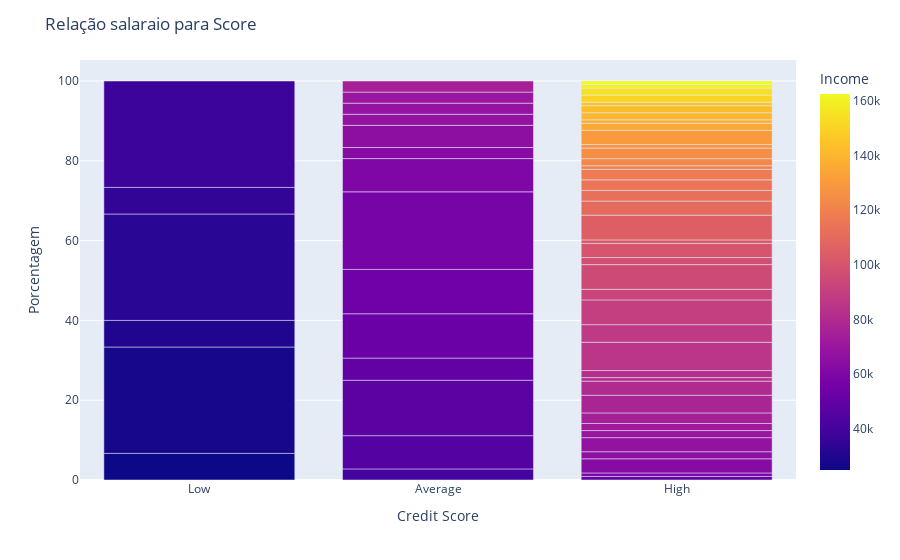

The code cell stored with this chart in its notebook:
### Code cell
#O salário parece influenciar no Score de Crédito?
df_grouped = df.groupby(['Income', 'Credit Score']).size().reset_index(name='count')
total_score = df_grouped.groupby('Credit Score')['count'].transform('sum')
df_grouped['percent'] = (df_grouped['count'] / total_score) * 100

fig = px.bar(df_grouped, x='Credit Score', y='percent', color='Income', barmode='stack',
             labels={'Credit Score': 'Credit Score', 'percent': 'Porcentagem', 'Income': 'Income'})

fig.update_layout(title='Relação salaraio para Score',
                  yaxis_title='Porcentagem',
                  legend_title='Renda')
fig.show()

### Figure 1 — Plotly figure (JSON) as saved in the notebook; plotly's stock layout.template omitted (floating-point values rounded to 4 significant figures)
{"data": [{"alignmentgroup": "True", "hovertemplate": "Credit Score=%{x}<br>Porcentagem=%{y}<br>Income=%{marker.color}<extra></extra>", "legendgroup": "", "marker": {"color": [25000, 27500, 30000, 32500, 35000, 37500, 40000, 45000, 47500, 50000, 50000, 52500, 55000, 57500, 60000, 60000, 62500, 62500, 65000, 65000, 67500, 67500, 68000, 70000, 70000, 72500, 75000, 75000, 77500, 80000, 82000, 82500, 85000, 87500, 90000, 92500, 95000, 97500, 100000, 102500, 105000, 110000, 112500, 115000, 117500, 120000, 122500, 125000, 127500, 130000, 135000, 137500, 140000, 142500, 145000, 150000, 155000, 160000, 162500], "coloraxis": "coloraxis", "pattern": {"shape": ""}}, "name": "", "offsetgroup": "", "orientation": "v", "showlegend": false, "textposition": "auto", "type": "bar", "x": ["Low", "Low", "Low", "Low", "Low", "Low", "Average", "Average", "Average", "Average", "High", "Average", "Average", "Average", "Average", "High", "Average", "High", "Average", "High", "Average", "High", "Average", "Average", "High", "High", "Average", "High", "High", "High", "High", "High", "High", "High", "High", "High", "High", "High", "High", "High", "High", "High", "High", "High", "High", "High", "High", "High", "High", "High", "High", "High", "High", "High", "High", "High", "High", "High", "High"], "xaxis": "x", "y": [6.667, 26.67, 6.667, 26.67, 6.667, 26.67, 2.778, 8.333, 13.89, 5.556, 0.885, 11.11, 11.11, 19.44, 8.333, 0.885, 2.778, 3.54, 5.556, 1.77, 2.778, 3.54, 2.778, 2.778, 1.77, 1.77, 2.778, 2.655, 4.425, 3.54, 0.885, 1.77, 7.08, 4.425, 6.195, 2.655, 6.195, 1.77, 3.54, 0.885, 6.195, 3.54, 2.655, 2.655, 2.655, 0.885, 1.77, 2.655, 0.885, 3.54, 1.77, 0.885, 1.77, 1.77, 0.885, 1.77, 1.77, 0.885, 0.885], "yaxis": "y"}], "layout": {"barmode": "stack", "coloraxis": {"colorbar": {"title": {"text": "Income"}}, "colorscale": [[0, "#0d0887"], [0.1111, "#46039f"], [0.2222, "#7201a8"], [0.3333, "#9c179e"], [0.4444, "#bd3786"], [0.5556, "#d8576b"], [0.6667, "#ed7953"], [0.7778, "#fb9f3a"], [0.8889, "#fdca26"], [1, "#f0f921"]]}, "legend": {"title": {"text": "Renda"}, "tracegroupgap": 0}, "margin": {"t": 60}, "title": {"text": "Relação salaraio para Score"}, "xaxis": {"anchor": "y", "domain": [0, 1], "title": {"text": "Credit Score"}}, "yaxis": {"anchor": "x", "domain": [0, 1], "title": {"text": "Porcentagem"}}}}
